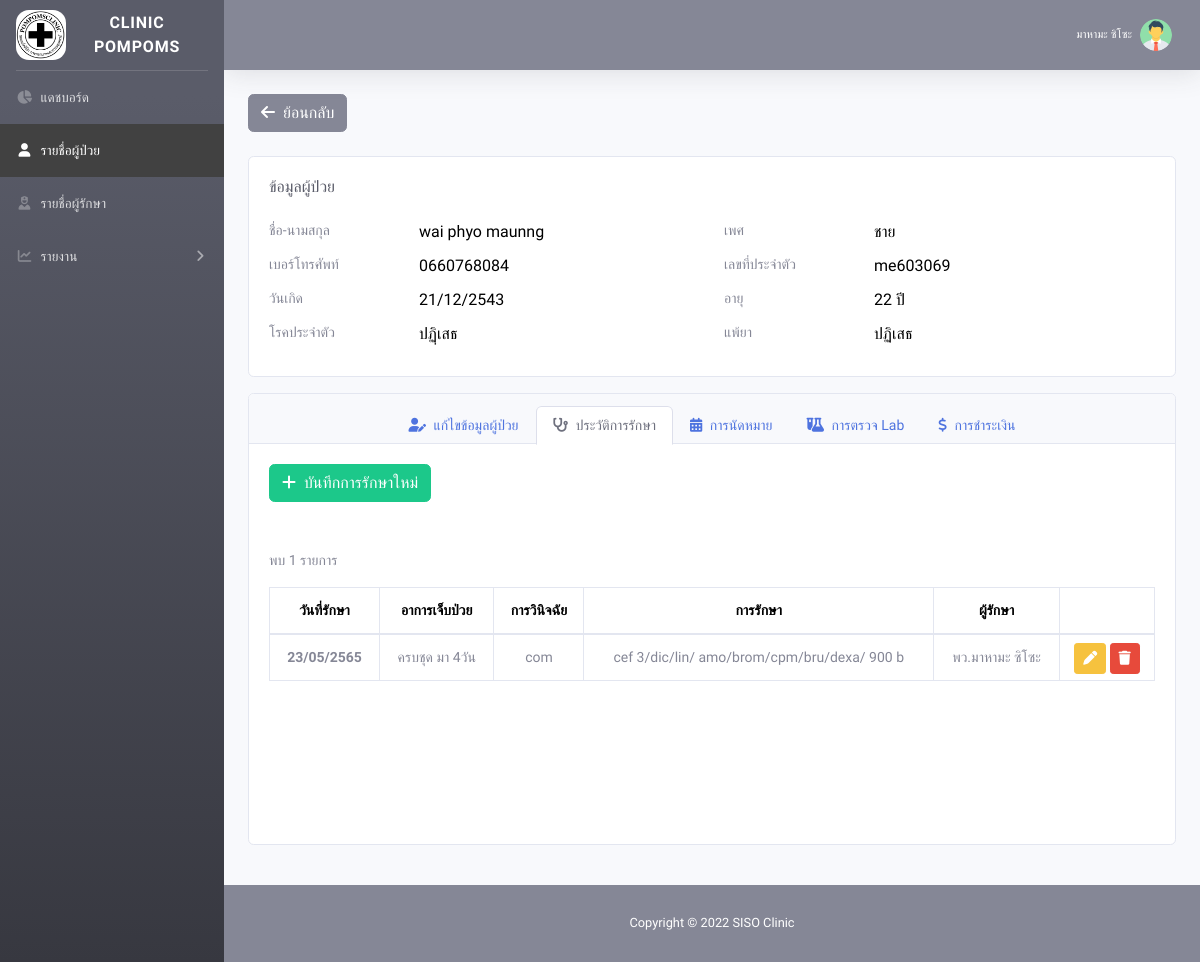
The page /?page=patient-data&old_p=1&patient_id=8&tab=2 (signed in) on the database its author committed.
### tables this page shows
CREATE TABLE `user`  (
  `user_id` int(11) NOT NULL COMMENT 'รหัส pk',
  `user_name` varchar(200) NULL DEFAULT NULL COMMENT 'ชื่อ',
  `user_lname` varchar(200) NULL DEFAULT NULL COMMENT 'นามสกุล',
  `username` varchar(200) NULL DEFAULT NULL COMMENT 'ชื่อผู้ใช้งาน',
  `password` varchar(200) NULL DEFAULT NULL COMMENT 'รหัสผ่าน',
  `image` varchar(200) NULL DEFAULT NULL COMMENT 'รูปภาพโปรไฟล์',
  `status` varchar(1) NULL DEFAULT NULL COMMENT 'สถานะ\r\nY: ใช้งานได้\r\nN: ใช้งานไม่ได้',
  `add_by` int(11) NULL DEFAULT NULL COMMENT 'เพิ่มโดย',
  `add_when` datetime(0) NULL DEFAULT NULL COMMENT 'เพื่อเมื่อ',
  `edit_by` int(11) NULL DEFAULT NULL COMMENT 'แก้ไขโดย',
  `edit_when` datetime(0) NULL DEFAULT NULL COMMENT 'แก้ไขเมื่อ',
  PRIMARY KEY (`user_id`) USING BTREE
);

CREATE TABLE `patient`  (
  `patient_id` int(11) NOT NULL COMMENT 'รหัสผู้ป่วย',
  `patient_name` varchar(200) NULL DEFAULT NULL COMMENT 'ชื่อ',
  `patient_lname` varchar(200) NULL DEFAULT NULL COMMENT 'นามสกุล',
  `phone` varchar(20) NULL DEFAULT NULL COMMENT 'เบอร์โทรศัพท์',
  `idcard` varchar(50) NULL DEFAULT NULL COMMENT 'เลขที่ประจำตัว',
  `gender_id` int(11) NULL DEFAULT NULL COMMENT '1: ชาย\r\n2: หญิง',
  `bdate` date NULL DEFAULT NULL COMMENT 'วันเกิด',
  `disease` varchar(200) NULL DEFAULT NULL COMMENT 'โรคประจำตัว',
  `lose` varchar(200) NULL DEFAULT NULL COMMENT 'แพ้ยา',
  `status` varchar(1) NULL DEFAULT NULL COMMENT 'สถานะ',
  `add_by` int(11) NULL DEFAULT NULL COMMENT 'เพิ่มโดย',
  `add_when` datetime(0) NULL DEFAULT NULL COMMENT 'เพิ่มเมื่อ',
  `edit_by` int(11) NULL DEFAULT NULL COMMENT 'แก้ไขโดย',
  `edit_when` datetime(0) NULL DEFAULT NULL COMMENT 'แก้ไขเมื่อ',
  PRIMARY KEY (`patient_id`) USING BTREE
);

CREATE TABLE `gender`  (
  `gender_id` int(11) NOT NULL COMMENT 'รหัสเพศ',
  `gender_name` varchar(200) NULL DEFAULT NULL COMMENT 'ชื่อเพศ',
  PRIMARY KEY (`gender_id`) USING BTREE
);

CREATE TABLE `treatment`  (
  `treatment_id` int(11) NOT NULL COMMENT 'รหัสการรักษา',
  `patient_id` int(11) NULL DEFAULT NULL COMMENT 'รหัสผู้ป่วย',
  `treatment_date` date NULL DEFAULT NULL COMMENT 'วันที่รักษา',
  `symptom` varchar(200) NULL DEFAULT NULL COMMENT 'อาการเจ็บป่วย',
  `diagnosis` varchar(200) NULL DEFAULT NULL COMMENT 'การวินิจฉัย',
  `treatment` varchar(200) NULL DEFAULT NULL COMMENT 'การรักษา',
  `nurse_id` int(11) NULL DEFAULT NULL COMMENT 'พยาบาล',
  `add_by` int(11) NULL DEFAULT NULL COMMENT 'เพิ่มโดย',
  `add_when` datetime(0) NULL DEFAULT NULL COMMENT 'เพิ่มเมื่อ',
  `edit_by` int(11) NULL DEFAULT NULL COMMENT 'แก้ไขโดย',
  `edit_when` datetime(0) NULL DEFAULT NULL COMMENT 'แก้ไขเมื่อ',
  PRIMARY KEY (`treatment_id`) USING BTREE
);

CREATE TABLE `nurse`  (
  `nurse_id` int(11) NOT NULL COMMENT 'รหัสผู้รักษา',
  `nurse_name` varchar(200) NULL DEFAULT NULL COMMENT 'ชื่อ',
  `nurse_lname` varchar(200) NULL DEFAULT NULL COMMENT 'นามสกุล',
  `status` varchar(1) NULL DEFAULT NULL COMMENT 'สถานะ',
  `add_by` int(11) NULL DEFAULT NULL COMMENT 'เพิ่มโดย',
  `add_when` datetime(0) NULL DEFAULT NULL COMMENT 'เพิ่มเมื่อ',
  `edit_by` int(11) NULL DEFAULT NULL COMMENT 'แก้ไขโดย',
  `edit_when` datetime(0) NULL DEFAULT NULL COMMENT 'แก้ไขเมื่อ',
  PRIMARY KEY (`nurse_id`) USING BTREE
);

### php/autoload.php (called while the page is built, shortened)
<?php
    include_once("class.database.php");
    include_once("function.php");
    $DB = new Database(HOST, USER, PASS, DBNAME);
    $USER = GetUser();
    function GetUser() {
        global $DB;
        $username = @$_SESSION["username"];
        $password = @$_SESSION["password"];
        $sql = "SELECT * FROM user WHERE status='Y' AND username='".$username."' AND password='".$password."'";
        $obj = $DB->QueryObj($sql);
        if( sizeof($obj)==1 ) return $obj[0];
        return null;
    }

### php/class.database.php (called while the page is built, shortened)
<?php
	class Database {
		var $host = null;
		var $user = null;
		var $pass = null;
		var $dbname = null;
		var $charset = null;
		var $conn = null;
		public function __construct($host, $user, $pass, $dbname, $charset="UTF8") {
			$this->host = $host;
			$this->user = $user;
			$this->pass = $pass;
			$this->dbname = $dbname;
			$this->charset = $charset;
		}
		public function Close() {
			if(!$this->conn->connect_error) return $this->conn->close();
			return null;
		}
		private function Connect() {
			$host = $this->host;
			$user = $this->user;
			$pass = $this->pass;
			$dbname = $this->dbname;
			$this->conn = @new mysqli( $host , $user , $pass, $dbname );
			$this->conn->query("SET NAMES ".$this->charset);
			$this->conn->query("SET sql_mode = 'NO_AUTO_CREATE_USER,NO_ENGINE_SUBSTITUTION'");
		}
		public function Query($sql) {
			$q = $this->conn->query($sql);
			return $q;
		}
		public function QueryObj($sql, $index="") {
			$obj = array();
			$result = $this->Query($sql);
			while($row = $result->fetch_assoc()) {
				if($index=="") $obj[] = $row;
                else $obj[$row[$index]] = $row;
			}
			return $obj;
		}
	}

### php/function.php (called while the page is built, shortened)
<?php
    function DateTh($date, $time=true) {
        $arr1 = explode(" ", $date);
		$arr2 = explode("-", $arr1[0]);
        $rs = $arr2[2]."/".$arr2[1]."/".($arr2[0]*1+543);
		return $rs;
    }
    function CalculateAge($date) {
        $arr = explode("-", $date);
        return date("Y")*1 - $arr[0]*1;
    }

### pages/patient-data/tab2.php (the view, shortened to what this page needs)
<?php
    $sql = "
        SELECT
            t.*,
            n.nurse_name,
            n.nurse_lname
        FROM treatment t
            INNER JOIN nurse n ON n.nurse_id=t.nurse_id
        WHERE patient_id='".$patient_id."'
        ORDER BY treatment_date DESC
    ";
    $obj = $DB->QueryObj($sql);
?>
<div>
    <button class="btn btn-success btn-add" data-toggle="modal" data-target="#modal-data">
        <i class="fas fa-plus mr-1"></i>
        บันทึกการรักษาใหม่
    </button>
</div>
<div class="mt-5">
    <div class="mb-3">พบ <?php echo sizeof($obj); ?> รายการ</div>
    <div class="table-responsive">
        <table class="table table-bordered table-hover">
            <thead>
                <tr>
                    <th class="text-center" style="width:110px;">วันที่รักษา</th>
                    <th class="text-center">อาการเจ็บป่วย</th>
                    <th class="text-center">การวินิจฉัย</th>
                    <th class="text-center">การรักษา</th>
                    <th class="text-center">ผู้รักษา</th>
                    <th style="width:95px;"></th>
                </tr>
            </thead>
            <tbody>
                <?php foreach($obj as $row) { ?>
                <tr data-json="<?php echo htmlspecialchars(json_encode($row)); ?>">
                    <th class="text-center"><?php echo DateTh($row["treatment_date"]); ?></th>
                    <td class="text-center"><?php echo $row["symptom"]; ?></td>
                    <td class="text-center"><?php echo $row["diagnosis"]; ?></td>
                    <td class="text-center"><?php echo $row["treatment"]; ?></td>
                    <td class="text-center"><?php echo $row["nurse_name"]; ?> <?php echo $row["nurse_lname"]; ?></td>
                    <td class="text-center p-0 pt-2">
                        <button class="btn btn-warning btn-sm btn-edit" title="แก้ไข" data-toggle="modal"
                            data-target="#modal-data">
                            <i class="fas fa-pen"></i>
                        </button>
                        <button class="btn btn-danger btn-sm btn-del" title="ลบ">
                            <i class="fas fa-trash"></i>
                        </button>
                    </td>
                </tr>
                <?php } ?>
            </tbody>
        </table>
    </div>
</div>

### master/navbar.php (shortened to what this page needs)
<nav class="navbar navbar-expand navbar-light bg-secondary topbar mb-4 static-top shadow">
    <ul class="navbar-nav ml-auto">
        <li class="nav-item dropdown no-arrow">
            <a class="nav-link dropdown-toggle" href="#" id="userDropdown" role="button" data-toggle="dropdown"
                aria-haspopup="true" aria-expanded="false">
                <span class="mr-2 d-none d-sm-inline text-white small">
                    <?php echo $USER['user_name']; ?>
                    <?php echo $USER['user_lname']; ?>
                </span>
                <img class="img-profile rounded-circle" src="../fileupload/staffs/<?php echo $USER["image"]; ?>"
                    alt="Profile" onerror="OnError(this, 'images/no-staff.png')">
            </a>
        </li>
    </ul>
</nav>

### pages/patient-data/view.php (shortened to what this page needs)
<?php
    $old_param = "";
    $old_param .= (@$_GET["old_search"]!="") ? "&search=".$_GET["old_search"] : "";
    $old_param .= (@$_GET["old_p"]!="") ? "&p=".$_GET["old_p"] : "";
    $old_param2 = $old_param;
    $old_param2 = str_replace("&search", "&old_search", $old_param2);
    $old_param2 = str_replace("&p", "&old_p", $old_param2);
    $patient_id = @$_GET["patient_id"];
    $tab = $_GET["tab"] ?? "1";
    $sql = "
        SELECT
            p.*,
            g.gender_name
        FROM patient p
            INNER JOIN gender g ON g.gender_id=p.gender_id
        WHERE p.patient_id='".$patient_id."'
    ";
    $obj = $DB->QueryObj($sql);
    $data = $obj[0];
?>
<div id="wrapper-body">
    <div class="mb-4">
        <a href="./?page=patient<?php echo $old_param; ?>" class="btn btn-secondary">
            <i class="fas fa-arrow-left mr-1"></i>
            ย้อนกลับ
        </a>
    </div>
    <div class="card mb-3">
        <div class="card-body profile">
            <h6 class="mb-4 text-dark">ข้อมูลผู้ป่วย</h6>
            <div class="row profile-row">
                <div class="col-auto profile-left">
                    ชื่อ-นามสกุล
                </div>
                <div class="col profile-right">
                    <?php echo $data["patient_name"]; ?> <?php echo $data["patient_lname"]; ?>
                </div>
                <div class="col-auto profile-left">
                    เพศ
                </div>
                <div class="col profile-right">
                    <?php echo $data["gender_name"]; ?>
                </div>
            </div>
            <div class="row profile-row">
                <div class="col-auto profile-left">
                    เบอร์โทรศัพท์
                </div>
                <div class="col profile-right">
                    <?php echo $data["phone"]; ?>
                </div>
                <div class="col-auto profile-left">
                    เลขที่ประจำตัว
                </div>
                <div class="col profile-right">
                    <?php echo $data["idcard"]; ?>
                </div>
            </div>
            <div class="row profile-row">
                <div class="col-auto profile-left">
                    วันเกิด
                </div>
                <div class="col profile-right">
                    <?php echo DateTh($data["bdate"]); ?>
                </div>
                <div class="col-auto profile-left">
                    อายุ
                </div>
                <div class="col profile-right">
                    <?php echo CalculateAge($data["bdate"]); ?> ปี
                </div>
            </div>
            <div class="row profile-row">
                <div class="col-auto profile-left">
                    โรคประจำตัว
                </div>
                <div class="col profile-right">
                    <?php echo $data["disease"]; ?>
                </div>
                <div class="col-auto profile-left">
                    แพ้ยา
                </div>
                <div class="col profile-right">
                    <?php echo $data["lose"]; ?>
                </div>
            </div>
        </div>
    </div>
    <div class="card">
        <div class="card-header">
            <ul class="nav nav-tabs card-header-tabs justify-content-center">
                <li class="nav-item">
                    <a class="nav-link <?php if($tab=="1") echo "active"; ?>"
                        href="./?page=patient-data<?php echo $old_param2; ?>&patient_id=<?php echo $patient_id; ?>">
                        <i class="fas fa-user-pen mr-1"></i>
                        แก้ไขข้อมูลผู้ป่วย
                    </a>
                </li>
                <li class="nav-item">
                    <a class="nav-link <?php if($tab=="2") echo "active"; ?>"
                        href="./?page=patient-data<?php echo $old_param2; ?>&patient_id=<?php echo $patient_id; ?>&tab=2">
                        <i class="fas fa-stethoscope mr-1"></i>
                        ประวัติการรักษา
                    </a>
                </li>
                <li class="nav-item">
                    <a class="nav-link <?php if($tab=="3") echo "active"; ?>"
                        href="./?page=patient-data<?php echo $old_param2; ?>&patient_id=<?php echo $patient_id; ?>&tab=3">
                        <i class="fas fa-calendar-days mr-1"></i>
                        การนัดหมาย
                    </a>
                </li>
                <li class="nav-item">
                    <a class="nav-link <?php if($tab=="4") echo "active"; ?>"
                        href="./?page=patient-data<?php echo $old_param2; ?>&patient_id=<?php echo $patient_id; ?>&tab=4">
                        <i class="fas fa-flask-vial mr-1"></i>
                        การตรวจ Lab
                    </a>
                </li>
                <li class="nav-item">
                    <a class="nav-link <?php if($tab=="5") echo "active"; ?>"
                        href="./?page=patient-data<?php echo $old_param2; ?>&patient_id=<?php echo $patient_id; ?>&tab=5">
                        <i class="fas fa-dollar-sign mr-1"></i>
                        การชำระเงิน
                    </a>
                </li>
            </ul>
        </div>
        <div class="card-body" style="min-height: 400px;">
            <?php include("tab".$tab.".php"); ?>
        </div>
    </div>
</div>

### assets/index.css (style rules this page uses)
html { position: relative; min-height: 100%; }
body { font-family: "Sarabun", sans-serif; font-size: 14px; }
#wrapper-body { margin-bottom: 40px; }
.table thead td, .table thead th { color: #000 !important; }

### pages/patient-data/view.css (style rules this page uses)
.profile-row { margin-bottom: 10px; }
.profile-left { width: 150px; }
.profile-right { color: #000; font-size: 16px; }

### rows shown on the page
user: user_name "มาหามะ", user_lname "ซิโซะ"
patient: patient_name "wai phyo", patient_lname "maunng", gender.gender_name "ชาย", phone "0660768084", idcard "me603069", bdate "21/12/2543", bdate "22", disease "ปฏฺิเสธ", lose "ปฏิเสธ"
treatment: treatment_date "23/05/2565", symptom "ครบชุด มา 4วัน", diagnosis "com", treatment "cef 3/dic/lin/ amo/brom/cpm/bru/dexa/ 900 b", nurse.nurse_name "พว.มาหามะ", nurse.nurse_lname "ซิโซะ"

### other values the page prints
sizeof($obj) "1"
